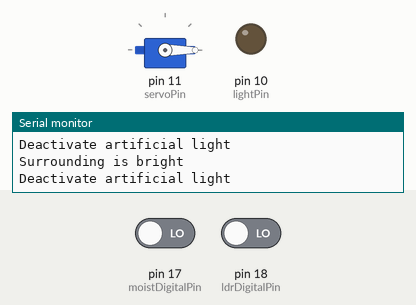
Recording of a program running on a simulated Arduino Uno, built with avr-gcc and run on an emulated ATmega328P. Shown: servo, output pins drawn as LEDs (lit = HIGH), the last lines printed to the serial monitor. Inputs (shaded band) come from the test bench; at power-on: pin 17 (moistDigitalPin) LOW, pin 18 (ldrDigitalPin) LOW.

Above: at 4.7 s.
4.8 s: pin 17 (moistDigitalPin) driven HIGH
At 5.6 s:
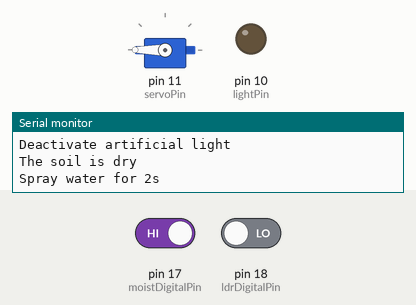
8.5 s: pin 18 (ldrDigitalPin) driven HIGH
At 10.4 s:
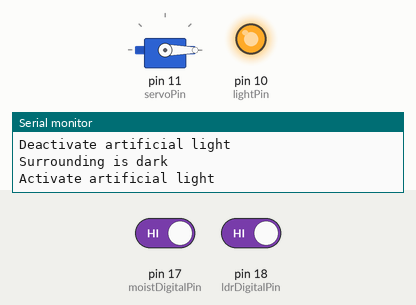
12.9 s: pin 18 (ldrDigitalPin) driven LOW
At 14.3 s:
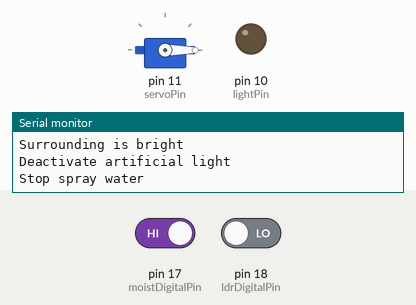
Timing chart, 0 to 15.9 s (numbered marks = the images above; inputs shaded):
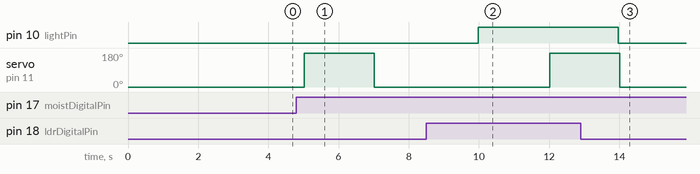

The program:

main.cpp
```cpp
#include <Arduino.h>
#include <Arduino_FreeRTOS.h> // import FreeRTOS library
#include <Servo.h>  // import servo library

/* Define pins for each components */
#define ldrDigitalPin 18 // attach LDR digital pin to A4
#define moistDigitalPin 17 // attach moisture sensor digital pin to A3
#define lightPin  10  // attach artificial light to pin 10
#define servoPin 11 // attach servo motor to pin 11 (with pwm)

Servo sprayer; // initiate sprayer as Servo objct

int SPRAYTIME = 2000; // variables to specify the spray time

/* Pre-defined tasks function */
static void TaskCheckLight(void *pvParameters);
static void TaskCheckMoist(void *pvParameters);

void setup() {
  Serial.begin(9600); // initiate serial monitor at 9600 baud rate
  Serial.println("In Step Function");

  sprayer.write(0); // reset servo motor at staring position

  /* Create tasks */
  xTaskCreate(TaskCheckLight, "Check Light", 128, NULL, 1, NULL);
  xTaskCreate(TaskCheckMoist, "Check Moist", 128, NULL, 1, NULL);
}

void loop() {
  ///Serial.println(F("Loop function"));:
}

/* Check light Task with priority of 1 */
static void TaskCheckLight (void *pvParameters)
{
  /* initialize the components */
  pinMode(ldrDigitalPin, INPUT);  // LDR module as input
  pinMode(lightPin, OUTPUT);  // Artificial light as output

  while(1){
    /* check if the surroundings is too dark */
    if(digitalRead(ldrDigitalPin)){
      Serial.println("Surrounding is dark");
      digitalWrite(lightPin, HIGH); //Switch on the artificial light
      Serial.println("Activate artificial light");
    } else {
      Serial.println("Surrounding is bright");
      digitalWrite(lightPin, LOW); //Switch off the artificial light
      Serial.println("Deactivate artificial light");
    }
    vTaskDelay (2000/portTICK_PERIOD_MS); // Delay the task for 2s
  }
}

/* Check Moisture task with priority of 1 */
static void TaskCheckMoist (void *pvParameters)
{
  /* initialize the components */
  sprayer.attach(servoPin); // servo motor as output
  pinMode(moistDigitalPin, INPUT);  // moisture sensor as input
  while(1){
    /* Check if the pot is too dry */
    if(digitalRead(moistDigitalPin)){
      Serial.println("The soil is dry");
      Serial.println("Spray water for 2s");

      /* activate sprayer for 2 seconds */
      sprayer.write(180);
      vTaskDelay( SPRAYTIME /portTICK_PERIOD_MS); //to delay for SPRAYTIME
      sprayer.write(0);

      Serial.println("Stop spray water");
    } else {
      Serial.println("The soil is damp");
    }
    vTaskDelay(5000/portTICK_PERIOD_MS); // Delay the task for 5s
  }
}
```

Measured:
- after the input at 4.8 s, servo on pin 11 (servoPin): 0° → 180° after 0.22 s, → 0° 2.0 s later
- after the input at 8.5 s, pin 10 (lightPin): LOW → HIGH after 1.5 s
- after the input at 12.9 s, pin 10 (lightPin): HIGH → LOW after 1.1 s
